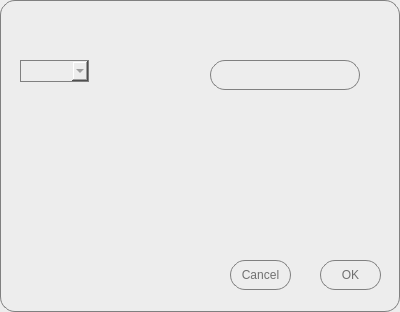
<?xml version="1.0" encoding="UTF-8"?>
<ui version="4.0">
 <class>Dialog</class>
 <widget class="QDialog" name="Dialog">
  <property name="geometry">
   <rect>
    <x>0</x>
    <y>0</y>
    <width>400</width>
    <height>312</height>
   </rect>
  </property>
  <property name="windowTitle">
   <string>Dialog</string>
  </property>
  <property name="styleSheet">
   <string notr="true">background-color: #ededed; border: 1px solid grey;
     border-radius: 15px;
font: &quot;Segoe UI&quot;;
color: #707070</string>
  </property>
  <widget class="QPushButton" name="okButton">
   <property name="geometry">
    <rect>
     <x>320</x>
     <y>260</y>
     <width>61</width>
     <height>30</height>
    </rect>
   </property>
   <property name="sizePolicy">
    <sizepolicy hsizetype="Fixed" vsizetype="Fixed">
     <horstretch>0</horstretch>
     <verstretch>0</verstretch>
    </sizepolicy>
   </property>
   <property name="styleSheet">
    <string notr="true">background-color: #ededed; border: 1px solid grey;
     border-radius: 15px;
font: &quot;Segoe UI&quot;;
color: #707070</string>
   </property>
   <property name="text">
    <string>OK</string>
   </property>
  </widget>
  <widget class="QLineEdit" name="siteEdit">
   <property name="geometry">
    <rect>
     <x>210</x>
     <y>60</y>
     <width>150</width>
     <height>30</height>
    </rect>
   </property>
   <property name="styleSheet">
    <string notr="true">background-color: #ededed; border: 1px solid grey;
     border-radius: 15px;
font: &quot;Segoe UI&quot;;
color: #707070</string>
   </property>
  </widget>
  <widget class="QPushButton" name="hideButton">
   <property name="geometry">
    <rect>
     <x>230</x>
     <y>260</y>
     <width>61</width>
     <height>30</height>
    </rect>
   </property>
   <property name="styleSheet">
    <string notr="true">background-color: #ededed; border: 1px solid grey;
     border-radius: 15px;
font: &quot;Segoe UI&quot;;
color: #707070</string>
   </property>
   <property name="text">
    <string>Cancel</string>
   </property>
  </widget>
  <widget class="QComboBox" name="comboBox">
   <property name="geometry">
    <rect>
     <x>20</x>
     <y>60</y>
     <width>69</width>
     <height>22</height>
    </rect>
   </property>
  </widget>
 </widget>
 <resources/>
 <connections/>
</ui>
